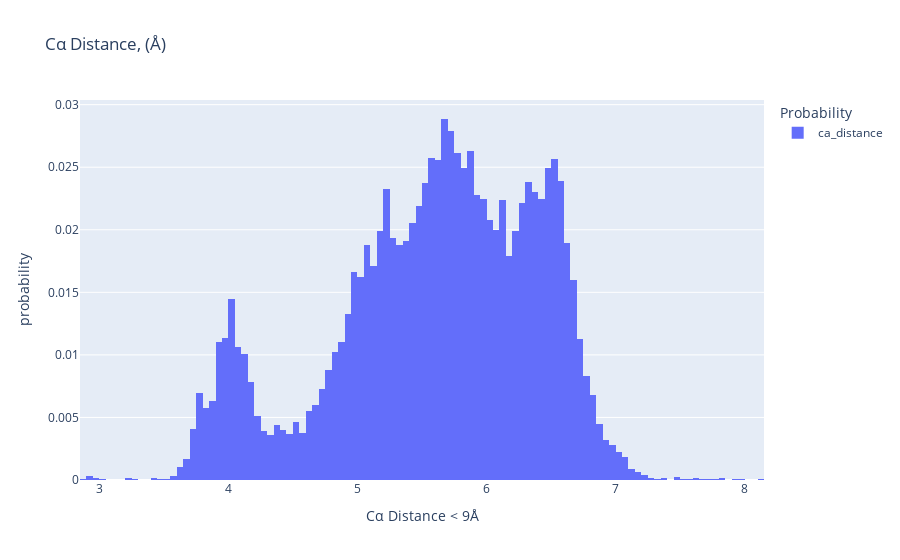

Notebook source saved alongside this figure:
### Code cell
# use the < 9 'near' disulfides only.
SS_df = _SSdf[_near]

#title = r'$\text{C}_\alpha \text{Distance}$'
title = f'Cα Distance, (Å)'

labels = {'value': 'Cα Distance < 9Å', 'variable': 'Probability'}
fig = px.histogram(SS_df['ca_distance'], histnorm='probability', 
                   labels=labels, title=title)
                   
fig.show()

### Figure 1 — Plotly figure (JSON) as saved in the notebook; plotly's stock layout.template omitted (floating-point values rounded to 4 significant figures; data arrays with more than 128 entries replaced by an {"elided": "..."} marker saying what was removed)
{"data": [{"alignmentgroup": "True", "bingroup": "x", "histnorm": "probability", "hovertemplate": "Probability=ca_distance<br>Cα Distance < 9Å=%{x}<br>probability=%{y}<extra></extra>", "legendgroup": "ca_distance", "marker": {"color": "#636efa", "pattern": {"shape": ""}}, "name": "ca_distance", "offsetgroup": "ca_distance", "orientation": "v", "showlegend": true, "type": "histogram", "x": {"elided": "20378 float values"}, "xaxis": "x", "yaxis": "y"}], "layout": {"barmode": "relative", "legend": {"title": {"text": "Probability"}, "tracegroupgap": 0}, "title": {"text": "Cα Distance, (Å)"}, "xaxis": {"anchor": "y", "domain": [0, 1], "title": {"text": "Cα Distance < 9Å"}}, "yaxis": {"anchor": "x", "domain": [0, 1], "title": {"text": "probability"}}}}
